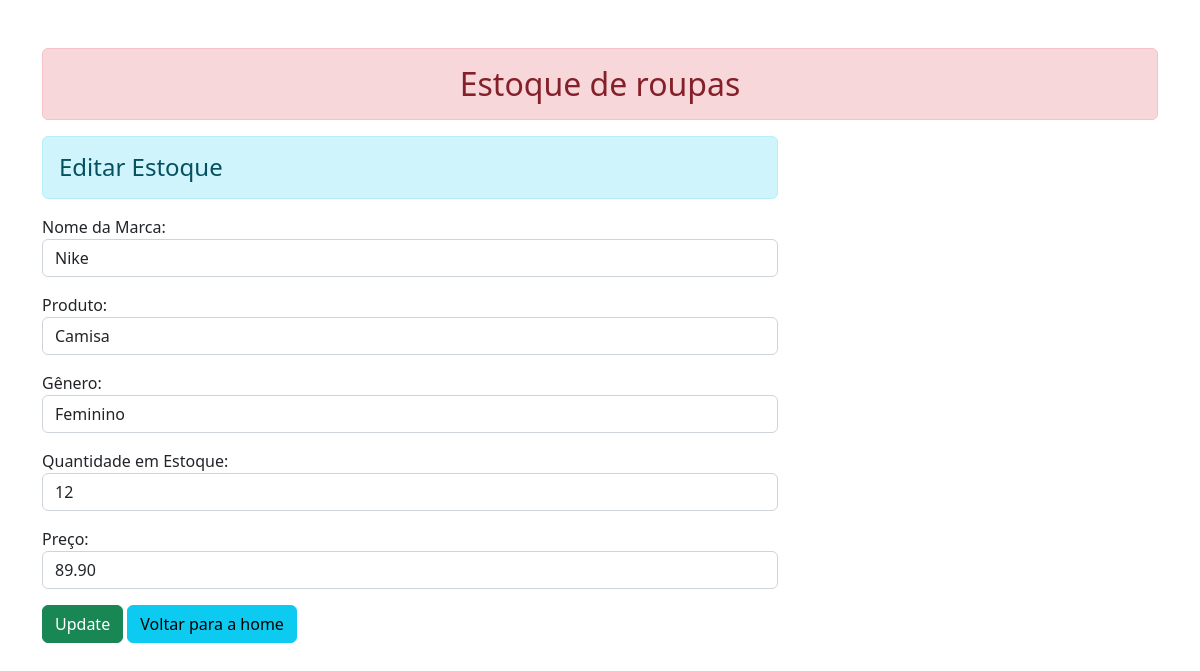
Page /14/ on the committed database.
### home/models.py (models this page shows)
class Estoque(models.Model):
    GENERO_CHOICES = [
        ('M', 'Masculino'),
        ('F', 'Feminino'),
    ]
    marca = models.CharField(max_length=70)
    produto = models.CharField(max_length=70)
    genero = models.CharField(max_length=1, choices=GENERO_CHOICES)
    quantidade = models.IntegerField()
    preco = models.DecimalField(max_digits=10, decimal_places=2)

### home/views.py (the view)
# urls.py: path('<int:id>/', views.update_data, name="updatedata"),
def update_data(request, id):
    if request.method == 'POST':
        pi = Estoque.objects.get(pk=id)
        fm = EstoqueRegistration(request.POST, instance=pi)
        if fm.is_valid():
            fm.save()
            return redirect('crud')
    else:
        pi = Estoque.objects.get(pk=id)
        fm = EstoqueRegistration(instance=pi)
    return render(request, 'home/update.html', {'form': fm})

### home/forms.py
class EstoqueRegistration(forms.ModelForm):
    class Meta:
        model = Estoque
        fields = ['marca', 'produto', 'genero', 'quantidade', 'preco']
        widgets = {
            'marca': forms.TextInput(attrs={'class': 'form-control'}),
            'produto': forms.TextInput(attrs={'class': 'form-control'}),
            'genero': forms.Select(attrs={'class': 'form-control'}),
            'quantidade': forms.NumberInput(attrs={'class': 'form-control', 'min': '0'}),
            'preco': forms.NumberInput(attrs={'class': 'form-control', 'step': '0.01'}),
        }
        labels = {
            'marca': 'Nome da Marca',
            'produto': 'Produto',
            'genero': 'Gênero',
            'quantidade': 'Quantidade em Estoque',
            'preco': 'Preço',
        }

### home/templates/home/update.html
{% extends 'home/base.html' %} {% block content %}
<div class="row">
  <div class="col-sm-8 offeset-2">
    <h4 class="alert alert-info">Editar Estoque</h4>
    <form action="" method="post">
      {% csrf_token %} {{form.as_p}}
      <input type="submit" class="btn btn-success" value="Update" />
      <a href="{% url 'crud' %}" class="btn btn-info">Voltar para a home</a>
    </form>
  </div>
</div>
{% endblock content %}

### rows in the picture
Estoque: marca "Nike", produto "Camisa", genero "Feminino", quantidade "12", preco "89.90"
